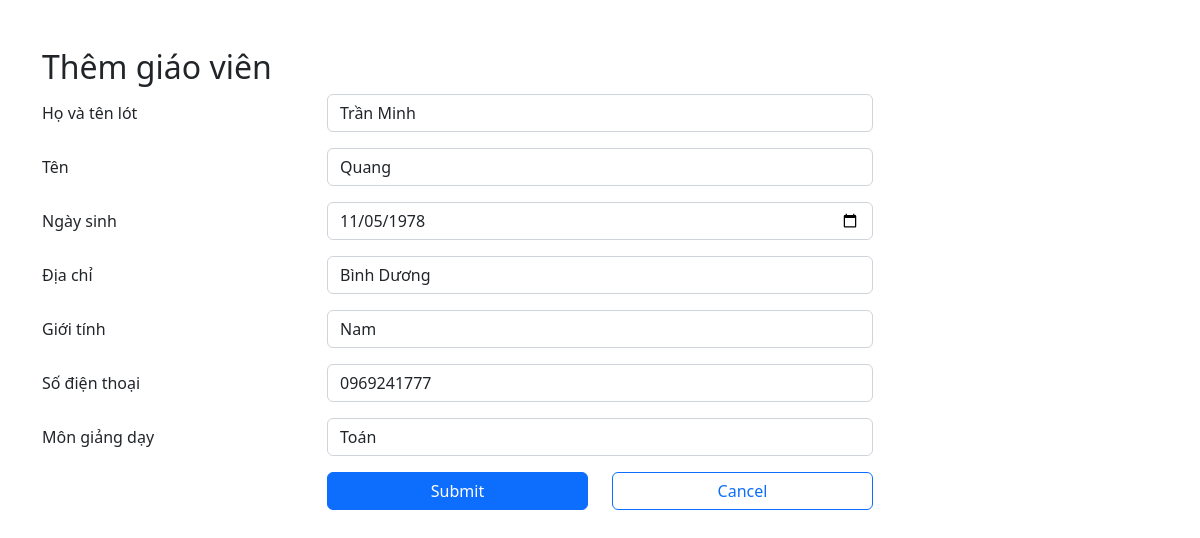
Screenshot of /GV/UpdateGV.php?CCCD=144 with the database file from the repository.
### tables this page shows
CREATE TABLE `giaovien` (
  `CCCD` char(12) NOT NULL,
  `HO_VA_TENLOT` varchar(15) NOT NULL,
  `TEN` varchar(15) NOT NULL,
  `Bdate` date DEFAULT NULL,
  `Address` varchar(30) NOT NULL,
  `Sex` varchar(5) DEFAULT NULL,
  `PhoneNumber` varchar(10) DEFAULT NULL,
  `MonGiangDay` varchar(10) DEFAULT NULL
);

### GV/UpdateGV.php (the view, shortened to what this page needs)
<?php
  $servername = "localhost";
  $username = "root";
  $password = "";
  $database = "TruongTHCS";
 $connection = new mysqli($servername, $username, $password, $database);
 $HO_VA_TENLOT = "";
 $TEN = "";
 $Bdate = "";
 $Address = "";
 $Sex = "";
 $PhoneNumber = "";
 $MonGiangDay = "";
    if ($_SERVER['REQUEST_METHOD'] == 'GET'){
        $CCCD = $_GET["CCCD"];
        $sql = "SELECT * FROM GIAOVIEN WHERE CCCD = '$CCCD' ";
        $result = $connection->query($sql);
        $row = $result->fetch_assoc();
        $HO_VA_TENLOT = $row["HO_VA_TENLOT"];
        $TEN = $row["TEN"];
        $Bdate = $row["Bdate"];
        $Address = $row["Address"];
        $Sex = $row["Sex"];
        $PhoneNumber = $row["PhoneNumber"];
        $MonGiangDay = $row["MonGiangDay"];
    }
?>
<!DOCTYPE html>
<html>
<head>
    <link rel="stylesheet"
          href="https://cdn.jsdelivr.net/npm/bootstrap@5.2.3/dist/css/bootstrap.min.css">
</head>
<body>
    <div class = "container my-5">
        <h2> Thêm giáo viên </h2>
        <form method = "post">
            <div class = "row mb-3">
                <label class = "col-sm-3 col-form-label"> Họ và tên lót </label>
                <div class = "col-sm-6">
                    <input type = "text" class = "form-control" placeholder = "Phan Trọng"name = "HO_VA_TENLOT" value = "<?php echo $HO_VA_TENLOT; ?>">
                </div>
            </div>
            <div class = "row mb-3">
                <label class = "col-sm-3 col-form-label"> Tên </label>
                <div class = "col-sm-6">
                    <input type = "text" class = "form-control" placeholder = "Nhân" name = "TEN" value = "<?php echo $TEN; ?>">
                </div>
            </div>
            <div class = "row mb-3">
                <label class = "col-sm-3 col-form-label"> Ngày sinh </label>
                <div class = "col-sm-6">
                    <input type = "date" class = "form-control" name = "Bdate" value = "<?php echo $Bdate; ?>">
                </div>
            </div>
            <div class = "row mb-3">
                <label class = "col-sm-3 col-form-label"> Địa chỉ </label>
                <div class = "col-sm-6">
                    <input type = "text" class = "form-control" placeholder = "Quận 10" name = "Address" value = "<?php echo $Address; ?>">
                </div>
            </div>
            <div class = "row mb-3">
                <label class = "col-sm-3 col-form-label"> Giới tính </label>
                <div class = "col-sm-6">
                <select id="Gender" input type = "select"  class = "form-control" name = "Sex" value = "<?php echo $Sex; ?>">
  <option value="NAM">Nam</option>
</select>
                </div>
            </div>
            <div class = "row mb-3">
                <label class = "col-sm-3 col-form-label"> Số điện thoại </label>
                <div class = "col-sm-6">
                    <input type = "text" class = "form-control" placeholder= "0969241768" name = "PhoneNumber" value = "<?php echo $PhoneNumber; ?>">
                </div>
            </div>
            <div class = "row mb-3">
                <label class = "col-sm-3 col-form-label"> Môn giảng dạy</label>
                <div class = "col-sm-6">
                    <select id="MonHoc" input type = "select"  class = "form-control" name = "MonGiangDay" value = "<?php echo $MonGiangDay; ?>" >
  <option value="TOAN">Toán</option>
</select>
                </div>
            </div>
            <div class = "row mb-3">
                <div class = "offset-sm-3 col-sm-3 d-grid">
                        <button type = "submit"  class = "btn btn-primary"> Submit
                </div>
                <div class = "col-sm-3 d-grid">
                 <a class="btn btn-outline-primary" href = "/SecondarySchool/GV/index.php" role = "button"> Cancel</a>
                </div>
            </div>
    </div>
    </body>
</html>

### rows the page displays
giaovien: HO_VA_TENLOT "Trần Minh", TEN "Quang", Bdate "11/05/1978", Address "Bình Dương", Sex "Nam", PhoneNumber "0969241777", MonGiangDay "Toán"
